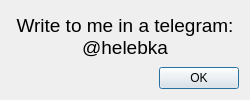
<?xml version="1.0" encoding="UTF-8"?>
<ui version="4.0">
 <class>ThanksDialog</class>
 <widget class="QDialog" name="ThanksDialog">
  <property name="geometry">
   <rect>
    <x>0</x>
    <y>0</y>
    <width>250</width>
    <height>100</height>
   </rect>
  </property>
  <property name="minimumSize">
   <size>
    <width>250</width>
    <height>100</height>
   </size>
  </property>
  <property name="maximumSize">
   <size>
    <width>250</width>
    <height>100</height>
   </size>
  </property>
  <property name="windowTitle">
   <string>Telegram</string>
  </property>
  <layout class="QVBoxLayout" name="verticalLayout">
   <item>
    <widget class="QLabel" name="ya_v_podvale">
     <property name="minimumSize">
      <size>
       <width>0</width>
       <height>0</height>
      </size>
     </property>
     <property name="maximumSize">
      <size>
       <width>999</width>
       <height>999</height>
      </size>
     </property>
     <property name="font">
      <font>
       <pointsize>14</pointsize>
      </font>
     </property>
     <property name="text">
      <string>Write to me in a telegram:
@helebka</string>
     </property>
     <property name="alignment">
      <set>Qt::AlignCenter</set>
     </property>
    </widget>
   </item>
   <item>
    <widget class="QDialogButtonBox" name="feedback_ok_button">
     <property name="orientation">
      <enum>Qt::Horizontal</enum>
     </property>
     <property name="standardButtons">
      <set>QDialogButtonBox::Ok</set>
     </property>
    </widget>
   </item>
  </layout>
 </widget>
 <resources/>
 <connections>
  <connection>
   <sender>feedback_ok_button</sender>
   <signal>accepted()</signal>
   <receiver>ThanksDialog</receiver>
   <slot>accept()</slot>
   <hints>
    <hint type="sourcelabel">
     <x>248</x>
     <y>254</y>
    </hint>
    <hint type="destinationlabel">
     <x>157</x>
     <y>274</y>
    </hint>
   </hints>
  </connection>
  <connection>
   <sender>feedback_ok_button</sender>
   <signal>rejected()</signal>
   <receiver>ThanksDialog</receiver>
   <slot>reject()</slot>
   <hints>
    <hint type="sourcelabel">
     <x>248</x>
     <y>254</y>
    </hint>
    <hint type="destinationlabel">
     <x>286</x>
     <y>274</y>
    </hint>
   </hints>
  </connection>
 </connections>
</ui>
